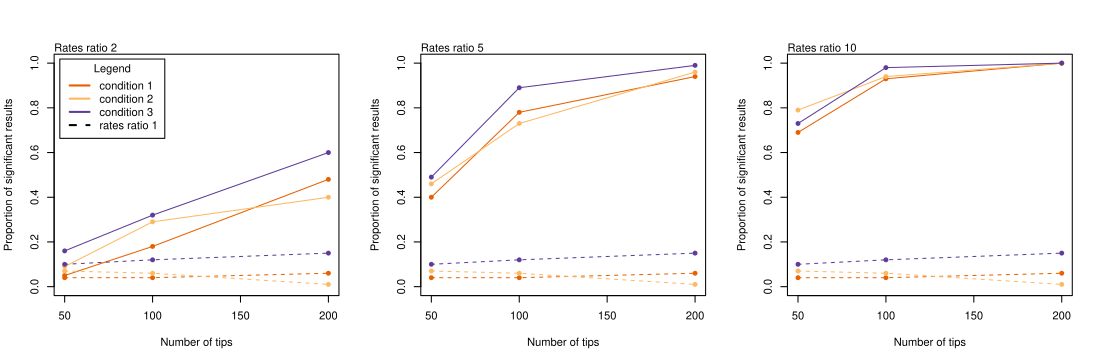

Reproduce this figure in R.
# Terrence Sylvester
# pradakshanas@gmail.com
# 3rd February 2022

# read data
dat <- read.csv("../results/power.old.method.csv", as.is = T)
# plot
par(mfrow = c(1,3))
for(i in c(2,5,10)){
  # Aneuploidy
  plot(x = NULL,
       y = NULL,
       xlab = "Number of tips",
       ylab = "Proportion of significant results",
       xlim = c(50,200),
       ylim = c(0,1))
  mtext(text = paste("Rates ratio", i),side = 3,adj = 0,
        cex = 0.7)
  # add power lines
  lines(x = dat$tips[dat$cond == 1 & dat$rr == i], y = dat$sigAneuploidy[dat$cond == 1 & dat$rr == i],type = "o",col = "#e66101", pch = 16)
  lines(x = dat$tips[dat$cond == 2 & dat$rr == i], y = dat$sigAneuploidy[dat$cond == 2 & dat$rr == i],type = "o",col = "#fdb863", pch = 16)
  lines(x = dat$tips[dat$cond == 3 & dat$rr == i], y = dat$sigAneuploidy[dat$cond == 3 & dat$rr == i],type = "o",col = "#5e3c99", pch = 16)
  # add false positive lines
  lines(x = dat$tips[dat$cond == 1 & dat$rr == 1], y = dat$sigAneuploidy[dat$cond == 1 & dat$rr == 1],type = "o",col = "#e66101", pch = 16, lty = 2)
  lines(x = dat$tips[dat$cond == 2 & dat$rr == 1], y = dat$sigAneuploidy[dat$cond == 2 & dat$rr == 1],type = "o",col = "#fdb863", pch = 16, lty = 2)
  lines(x = dat$tips[dat$cond == 3 & dat$rr == 1], y = dat$sigAneuploidy[dat$cond == 3 & dat$rr == 1],type = "o",col = "#5e3c99", pch = 16, lty = 2)
  
  if(i == 2){
    # add legend
    legend("topleft",inset=.02,
           legend=c("condition 1",
                    "condition 2",
                    "condition 3",
                    "rates ratio 1"),
           col=c("#e66101" ,"#fdb863" ,"#5e3c99", "black"),
           lty=c(1,1,1,2),
           cex=1,
           lwd = 2,title = "Legend")
  }
}
